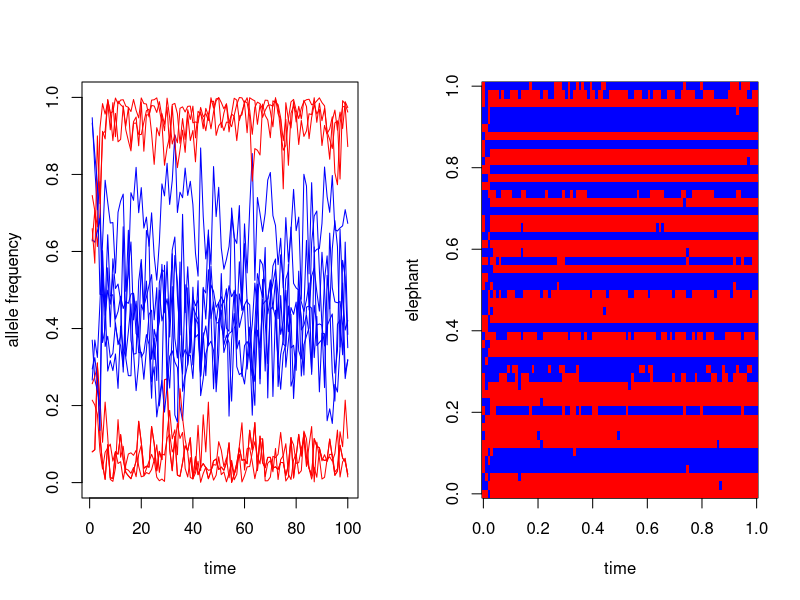

Recreate this plot in R.
## ---- chunk 1
knitr::opts_chunk$set(comment = "#",collapse = TRUE,fig.align = "center")
## ---- chunk 2
set.seed(33)

# Simulate n samples from the "simple haploid" model.
r_simplemix <- function (n, F, q1) {
  J <- nrow(F)
  z <- sample(2,prob = c(q1,1-q1),size = n,replace = TRUE)
  X <- matrix(0,n,J)
  for (i in 1:n) {
    k <- z[i]
    X[i,] <- rbinom(J,rep(1,J),F[,k])
  }
  rownames(X) <- paste0("i",1:n)
  colnames(X) <- paste0("j",1:J)
  names(z) <- paste0("i",1:n)
  return(list(X = X,z = z))
}

# Simulate a data set with n = 50 elephants and J = 6 genetic markers.
q1 <- 0.5
F_true <- cbind(c(0.500,0.500,0.500,0.500,0.500,0.500),
                c(0.001,0.999,0.001,0.999,0.001,0.999))
rownames(F_true) <- paste0("j",1:6)
colnames(F_true) <- c("k1","k2")
sim <- r_simplemix(50,F_true,q1)
X <- sim$X
z_true <- sim$z
## ---- chunk 3
# Inputs are: X, an n x J binary matrix of n alleles at J loci; q1,
# the prior probability of z = 1; and T, the length of the Markov
# chain to simulate. The output is the T states of the Markov chain.
run_gibbs_sampler <- function (X, q1, T = 100) {
  n <- nrow(X)
  J <- ncol(X)
  states <- list(z = matrix(0,n,T),
                 F = array(0,c(J,2,T)))
  z <- sample(2,n,replace = TRUE)
  for (t in 1:T) {
    F <- sample_F_given_z(X,z)
    z <- sample_z_given_F(X,F,q1)
    states$z[,t] <- z
    states$F[,,t] <- F
  }
  return(states)
}
## ---- chunk 4
# Draws the allele frequencies F randomly from the posterior
# distribution p(F | X, z). The output is a J x 2 matrix, where J is
# the number of markers.
sample_F_given_z <- function (X, z) {
  J <- ncol(X)
  F <- matrix(0,J,2)
  for (k in 1:2) {
    i <- which(z == k)
    n <- length(i)
    if (n == 0)
      n1 <- 0
    else
      n1 <- colSums(X[i,])
    n0 <- n - n1
    F[,k] <- rbeta(J,n1 + 1,n0 + 1)
  }
  return(F)
}
## ---- chunk 5
# Draws the elephant group assignments z randomly from the posterior
# distribution p(z | X, F). The output is a vector of length n, where
# n is the number of elephants.
sample_z_given_F <- function (X, F, q1) {
  n <- nrow(X)
  z <- rep(0,n)
  for (i in 1:n) {
    logw <- compute_loglik_times_prior_z_given_F(X[i,],F,q1)
    a    <- max(logw)
    post <- exp(logw - a)
    post <- normalize(post)
    z[i] <- sample(2,1,prob = post)
  }
  return(z)
}

# This function is used in sample_z_given_F.
normalize <- function (x)
  x/sum(x)

# Another function used in sample_z_given_F.
compute_loglik_times_prior_z_given_F <- function (x, F, q1) {
  f1 <- F[,1]
  f2 <- F[,2]
  q2 <- 1 - q1
  return(c(log(q1) + sum((1-x)*log(1-f1)) + sum(x*log(f1)),
           log(q2) + sum((1-x)*log(1-f2)) + sum(x*log(f2))))
}
## ---- chunk 6
q1 <- 0.5
T <- 100
states <- run_gibbs_sampler(X,q1,T)
## ---- chunk 7
par(mfrow = c(1,2))
J <- ncol(X)
plot(1:T,states$F[1,1,],col = "red",type = "l",xlab = "time",
     ylab = "allele frequency",ylim = c(0,1))
for (j in 1:J) {
  lines(1:T,states$F[j,1,],col = "red")
  lines(1:T,states$F[j,2,],col = "blue")
}
image(t(states$z),col = c("red","blue"),xlab = "time",ylab = "elephant")
## ---- chunk 8
head(cbind(true = z_true,est = rowMeans(states$z)),n = 8)
## ---- chunk 9
cbind(true = F_true[,1],est = rowMeans(states$F[,1,]))
cbind(true = F_true[,2],est = rowMeans(states$F[,2,]))
## ---- chunk 10
z_switch <- 2 - states$z
head(cbind(true = z_true,est = rowMeans(z_switch)),n = 8)
cbind(true = F_true[,1],est = rowMeans(states$F[,2,]))
cbind(true = F_true[,2],est = rowMeans(states$F[,1,]))
